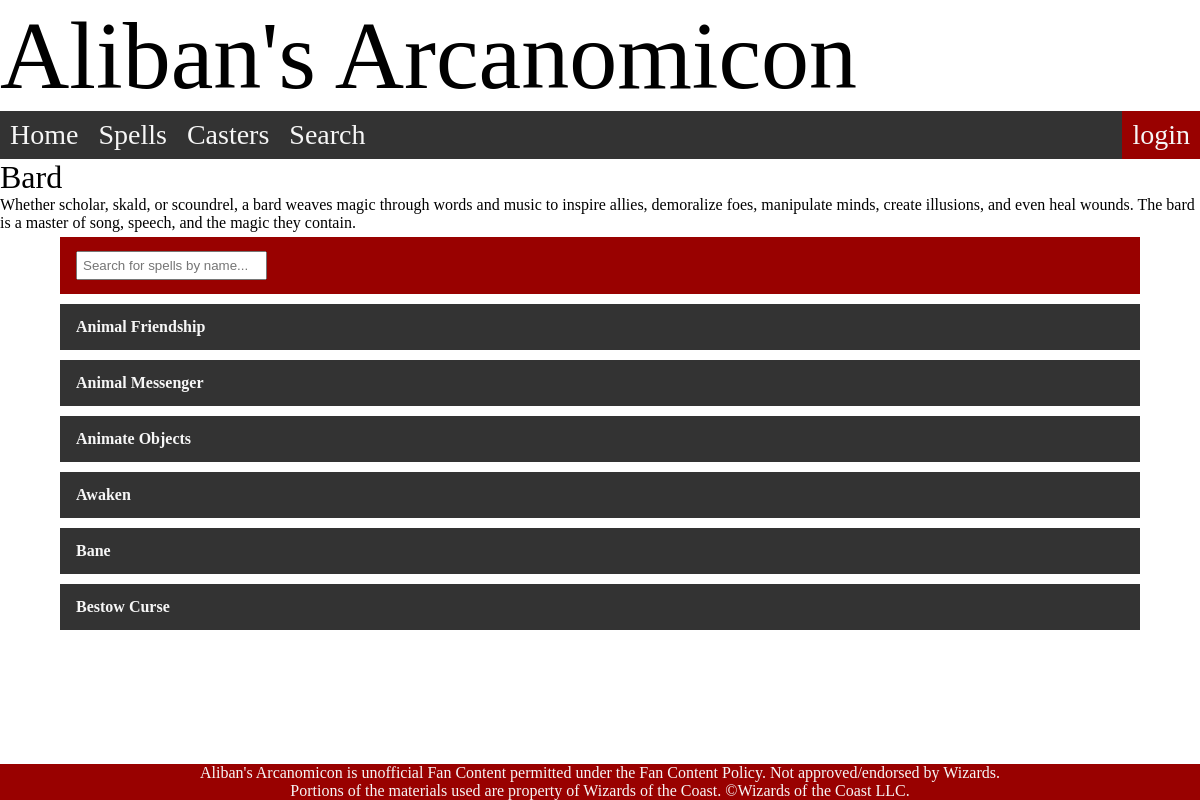
/caster/1, run on the app's committed database.
### models.py (models this page shows)
class Caster (db.Model): #Caster, the first table with a many-many relationship with Spell
    __tablename__ = "Caster"
    id = db.Column(db.Integer, primary_key = True)
    name = db.Column(db.String())
    description = db.Column(db.Text)
    spells = db.relationship('Spell', secondary=SpellCaster, back_populates='casters')

class Spell (db.Model): #main table in my database, this is the main table I query for information on all my spells.
    __tablename__ = "Spell"
    id = db.Column(db.Integer, unique = True, primary_key = True)
    name = db.Column(db.String())
    description = db.Column(db.Text)
    level = db.Column(db.Integer)
    components = db.Column(db.String())
    concentration = db.Column(db.Integer)
    ritual = db.Column(db.Integer)
    damage = db.Column(db.String())
    range = db.Column(db.Integer, db.ForeignKey('Range.id'))
    duration = db.Column(db.Integer, db.ForeignKey('Duration.id'))
    castingtime = db.Column(db.Integer, db.ForeignKey('Castingtime.id'))
    school = db.Column(db.Integer, db.ForeignKey('School.id'))
    ranges = db.relationship('Range', backref='spell')
    durations = db.relationship('Duration', backref='spell')
    castingtimes = db.relationship('Castingtime', backref='spell')
    schools = db.relationship('School', backref='school')
    casters = db.relationship('Caster', secondary=SpellCaster, back_populates='spells')
    tags = db.relationship('Tag', secondary=SpellTag, back_populates='spells')
    users = db.relationship('UserSpells', back_populates='spell')

### main.py (the view)
@app.route("/caster/<int:id>") # caster page, shows all spells available to a single caster decided by the id in the url
def caster(id):
    caster = models.Caster.query.filter_by(id=id).first_or_404()
    spells = models.Spell.query.filter(models.Spell.casters.any(id=id)).all()
    return render_template("caster.html", caster=caster, spells=spells)

### main.py (called while the page is built)
@app.context_processor
def add_current_user(): # function to create a user session
    if session.get('user'): # if there is user session
        return dict(current_user = models.User.query.get(session['user']))
    return dict(current_user = None)

### templates/caster.html
{% extends 'layout.html' %}
{% block content %}
    <h2>{{ caster.name }}</h2>
    {{ caster.description }}
    <br>
    {% include "_spelllist.html" %}
{% endblock content %}

### templates/_spelllist.html (shortened to what this page needs)
<div id="spellbarshell">
    <div class="spellbar">
        <input type="text" id="myInput" onkeyup="searchfilter()" placeholder="Search for spells by name...">
    </div>
</div>
<div class="spelllist" id="spelllist">
    {% for spell in spells %}
    <div class="spelllink">
        <a href="/spell/{{ spell.id }}">
            <div class="spellname">
                {{ spell.name }}
            </div>
        </a>
    </div>
    {% endfor %}
</div>

### static/css/style.css (style rules this page uses)
* { margin: 0; padding: 0; box-sizing: border-box; }
a:link { color: #F6F6F6; text-decoration: none; }
.spelllist { display: flex; flex-direction: column; }
.spelllink { display: block; margin: 5px; overflow: hidden; align-self: center; width: 90%; background-color: #333333; }
#spellbarshell { display: flex; flex-direction: column; }
.spellbar { display: block; margin: 5px; overflow: hidden; align-self: center; width: 90%; background-color: #990100; padding: 14px 16px }
.spellbar input[type=text] { padding: 5px; }
.spelllink a { padding: 14px 16px; text-align: left; text-decoration: none; float: left; width: 100%; font-family: Scaly Sans Caps; font-weight: 600; }
h2 { font-family: Mr Eaves; font-weight: normal; font-style: normal; font-size: 2em; }

### data on the page
Caster: name "Bard", description "Whether scholar, skald, or scoundrel, a bard weaves magic through words and music to inspire allies, demoralize foes, manipulate minds, create illusions, and even heal wounds. The bard is a master of song, speech, and the magic they contain."
Spell: name "Animal Friendship"
Spell: name "Animal Messenger"
Spell: name "Animate Objects"
Spell: name "Awaken"
Spell: name "Bane"
Spell: name "Bestow Curse"
